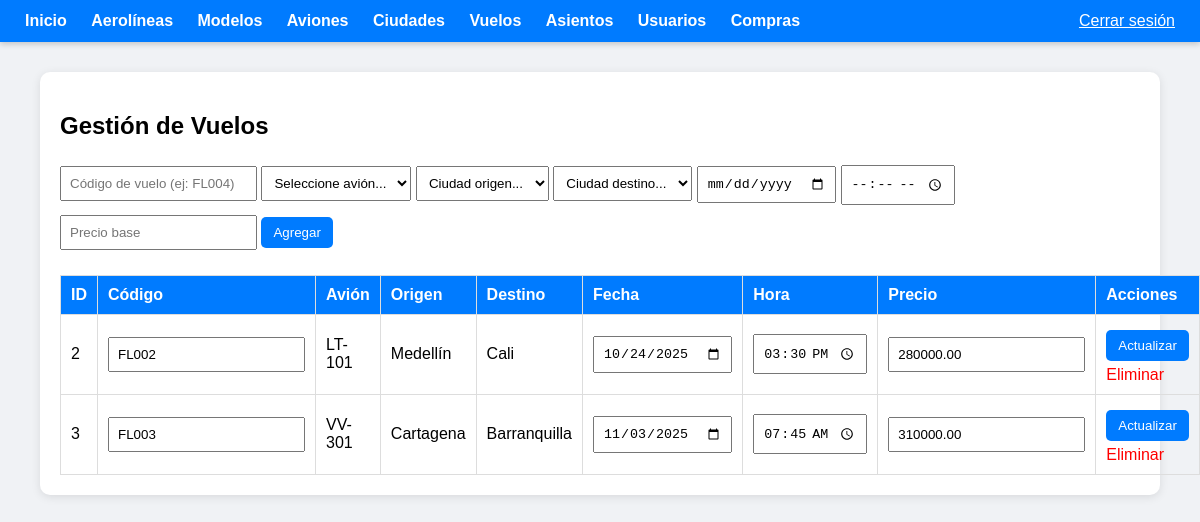
The app's page /vista/admin/vuelos.php (signed in) with its own data.
### tables this page shows
CREATE TABLE `tb_vuelo` (
  `id_vuelo` int(11) NOT NULL,
  `codigo_vuelo` varchar(50) NOT NULL,
  `avion_id` int(11) NOT NULL,
  `ciudad_origen_id` int(11) NOT NULL,
  `ciudad_destino_id` int(11) NOT NULL,
  `fecha_salida` date NOT NULL,
  `hora_salida` time NOT NULL,
  `precio_base` decimal(10,2) NOT NULL
);

CREATE TABLE `tb_avion` (
  `id_avion` int(11) NOT NULL,
  `codigo_avion` varchar(50) NOT NULL,
  `modelo_id` int(11) NOT NULL,
  `aerolinea_id` int(11) NOT NULL
);

CREATE TABLE `tb_ciudad` (
  `id_ciudad` int(11) NOT NULL,
  `nombre_ciudad` varchar(100) NOT NULL
);

### vista/admin/vuelos.php (the view, shortened to what this page needs)
<?php
include 'includes/header.php';
include 'includes/conexion_admin.php';
$result = $conexion->query("
SELECT v.id_vuelo, v.codigo_vuelo, v.fecha_salida, v.hora_salida, v.precio_base,
       c1.nombre_ciudad AS origen, c2.nombre_ciudad AS destino, a.codigo_avion
FROM tb_vuelo v
JOIN tb_ciudad c1 ON v.ciudad_origen_id = c1.id_ciudad
JOIN tb_ciudad c2 ON v.ciudad_destino_id = c2.id_ciudad
JOIN tb_avion a ON v.avion_id = a.id_avion
ORDER BY v.id_vuelo ASC
");
?>
<h2>Gestión de Vuelos</h2>
<form method="POST">
    <input type="text" name="codigo" placeholder="Código de vuelo (ej: FL004)" required>
    <select name="avion" required>
        <option value="">Seleccione avión...</option>
    </select>
    <select name="origen" required>
        <option value="">Ciudad origen...</option>
    </select>
    <select name="destino" required>
        <option value="">Ciudad destino...</option>
    </select>
    <input type="date" name="fecha" required>
    <input type="time" name="hora" required>
    <input type="number" name="precio" step="0.01" placeholder="Precio base" required>
    <input type="submit" name="agregar" value="Agregar">
</form>
<table>
<tr>
<th>ID</th><th>Código</th><th>Avión</th><th>Origen</th><th>Destino</th>
<th>Fecha</th><th>Hora</th><th>Precio</th><th>Acciones</th>
</tr>
<?php while ($row = $result->fetch_assoc()): ?>
<tr>
<form method="POST">
<td><?= $row['id_vuelo'] ?></td>
<td><input type="text" name="codigo" value="<?= htmlspecialchars($row['codigo_vuelo']) ?>"></td>
<td><?= htmlspecialchars($row['codigo_avion']) ?></td>
<td><?= htmlspecialchars($row['origen']) ?></td>
<td><?= htmlspecialchars($row['destino']) ?></td>
<td><input type="date" name="fecha" value="<?= $row['fecha_salida'] ?>"></td>
<td><input type="time" name="hora" value="<?= $row['hora_salida'] ?>"></td>
<td><input type="number" step="0.01" name="precio" value="<?= $row['precio_base'] ?>"></td>
<td>
    <input type="submit" name="editar" value="Actualizar">
    <a class="delete" href="?eliminar=<?= $row['id_vuelo'] ?>" onclick="return confirm('¿Eliminar este vuelo?')">Eliminar</a>
</td>
</form>
</tr>
<?php endwhile; ?>
</table>
<?php include 'includes/footer.php'; ?>

### vista/admin/includes/header.php (style rules this page uses)
body { font-family: Arial, sans-serif; background: #f0f2f5; margin: 0; }
table { width: 100%; border-collapse: collapse; margin-top: 20px; }
th, td { padding: 10px; border: 1px solid #ddd; text-align: left; }
th { background: #007bff; color: white; }
input, select { padding: 8px; margin: 5px 0; }
input[type=submit], button { background: #007bff; color: white; border: none; border-radius: 5px; padding: 8px 12px; cursor: pointer; }
a.delete { color: red; text-decoration: none; }

### records on screen
tb_vuelo: id_vuelo "2", codigo "FL002", avion.codigo_avion "LT-101", ciudad_origen.nombre_ciudad "Medellín", ciudad_destino.nombre_ciudad "Cali", fecha "10/24/2025", hora "15:30:00", precio "280000.00"
tb_vuelo: id_vuelo "3", codigo "FL003", avion.codigo_avion "VV-301", ciudad_origen.nombre_ciudad "Cartagena", ciudad_destino.nombre_ciudad "Barranquilla", fecha "11/03/2025", hora "07:45:00", precio "310000.00"
